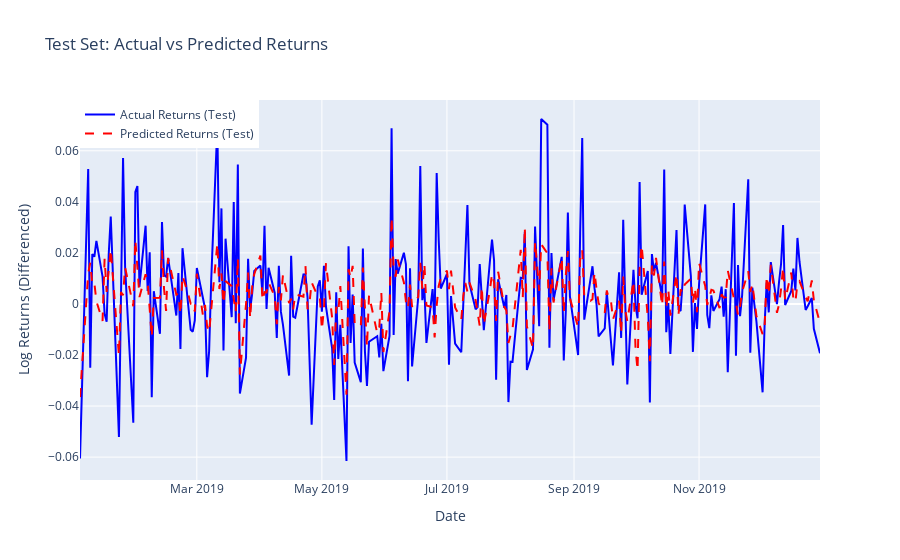

The notebook cell saved with this chart:
### Code cell
# Create Traces
fig = go.Figure()

# Actual Returns (Test)
fig.add_trace(go.Scatter(x=linear_test_df.index, 
                         y=y_test, 
                         mode='lines', 
                         name='Actual Returns (Test)',
                         line=dict(color='blue')))

# Predicted Returns (Test)
fig.add_trace(go.Scatter(x=linear_test_df.index, 
                         y=y_test_pred, 
                         mode='lines', 
                         name='Predicted Returns (Test)',
                         line=dict(color='red', dash='dash')))

# Update layout
fig.update_layout(title='Test Set: Actual vs Predicted Returns',
                  xaxis_title='Date',
                  yaxis_title='Log Returns (Differenced)',
                  legend=dict(x=0, y=1.0),
                  hovermode='x unified')

# Show the figure
fig.show()

### Figure 1 — Plotly figure (JSON) as saved in the notebook; plotly's stock layout.template omitted (floating-point values rounded to 4 significant figures; data arrays with more than 128 entries replaced by an {"elided": "..."} marker saying what was removed)
{"data": [{"line": {"color": "blue"}, "mode": "lines", "name": "Actual Returns (Test)", "type": "scatter", "x": {"elided": "245 str values"}, "y": {"elided": "245 float values"}}, {"line": {"color": "red", "dash": "dash"}, "mode": "lines", "name": "Predicted Returns (Test)", "type": "scatter", "x": {"elided": "245 str values"}, "y": {"elided": "245 float values"}}], "layout": {"hovermode": "x unified", "legend": {"x": 0, "y": 1}, "title": {"text": "Test Set: Actual vs Predicted Returns"}, "xaxis": {"title": {"text": "Date"}}, "yaxis": {"title": {"text": "Log Returns (Differenced)"}}}}
